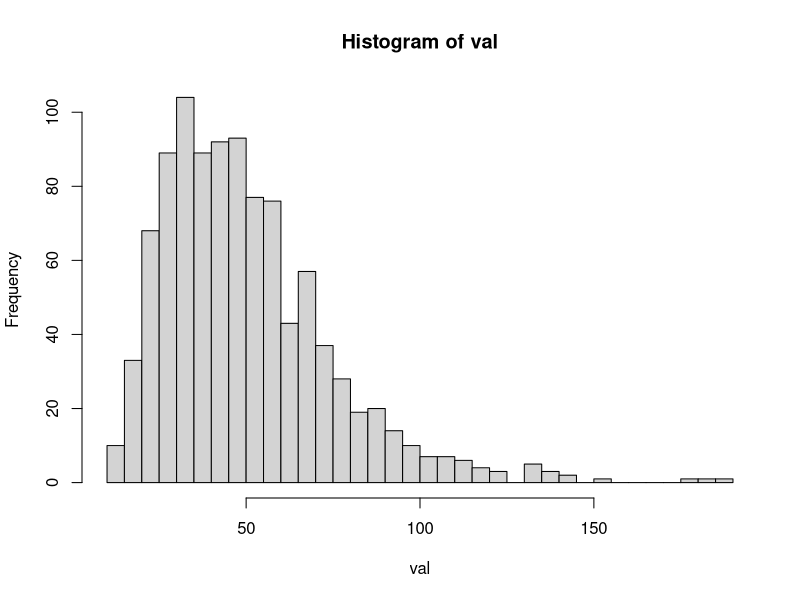
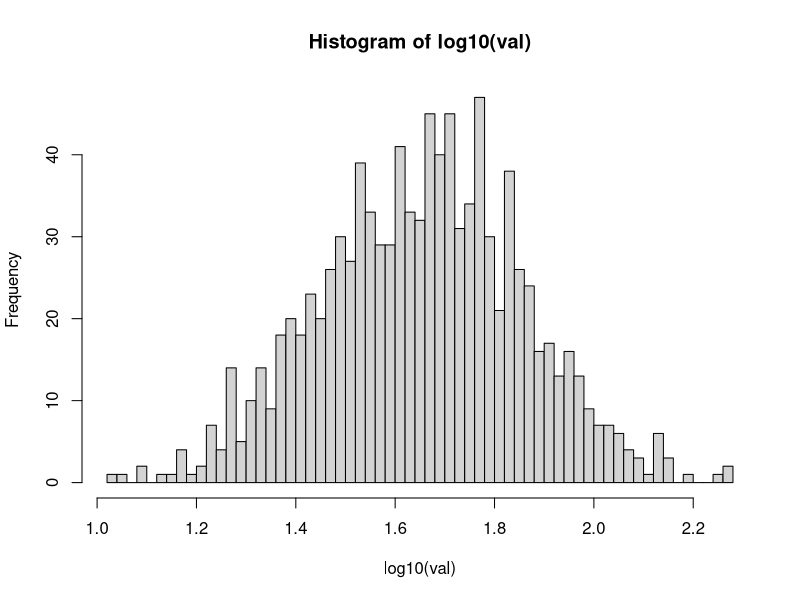
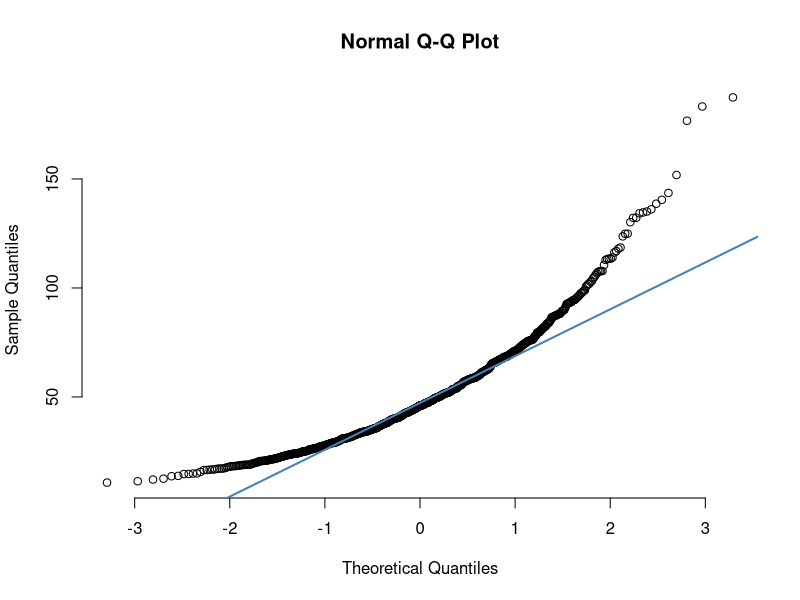
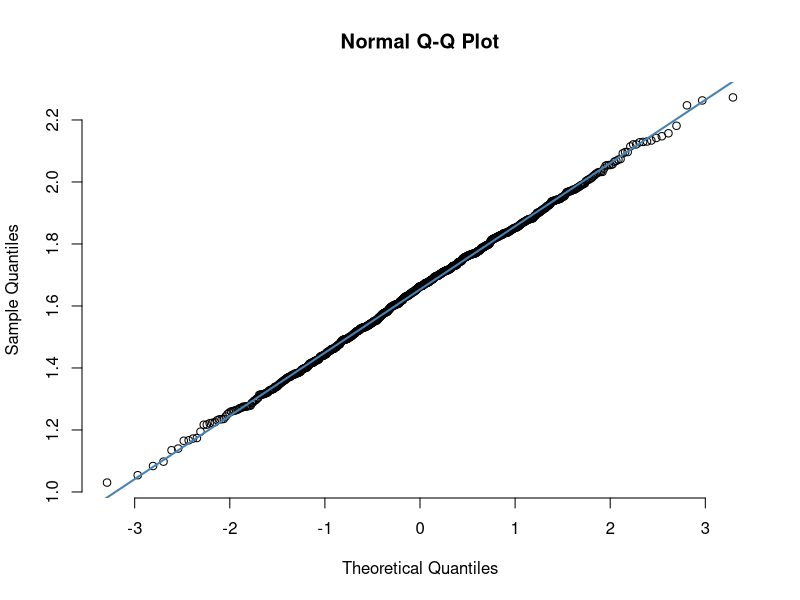
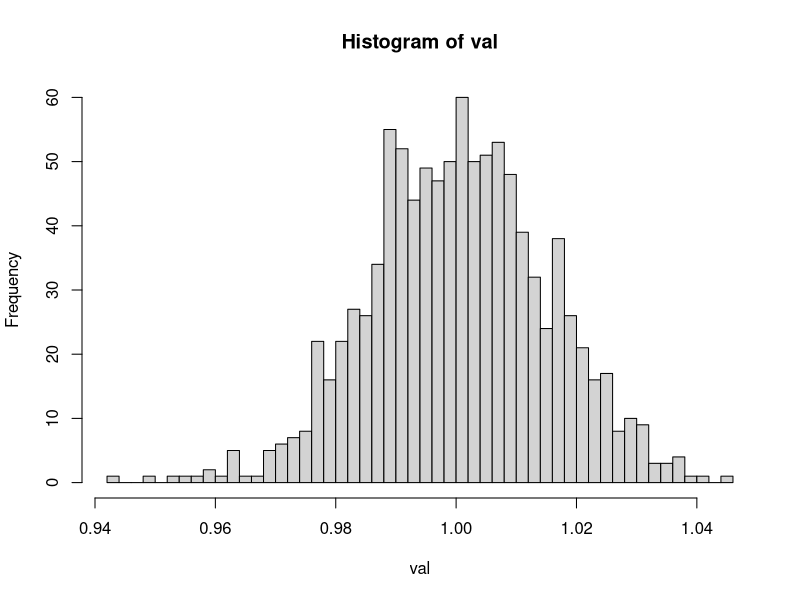
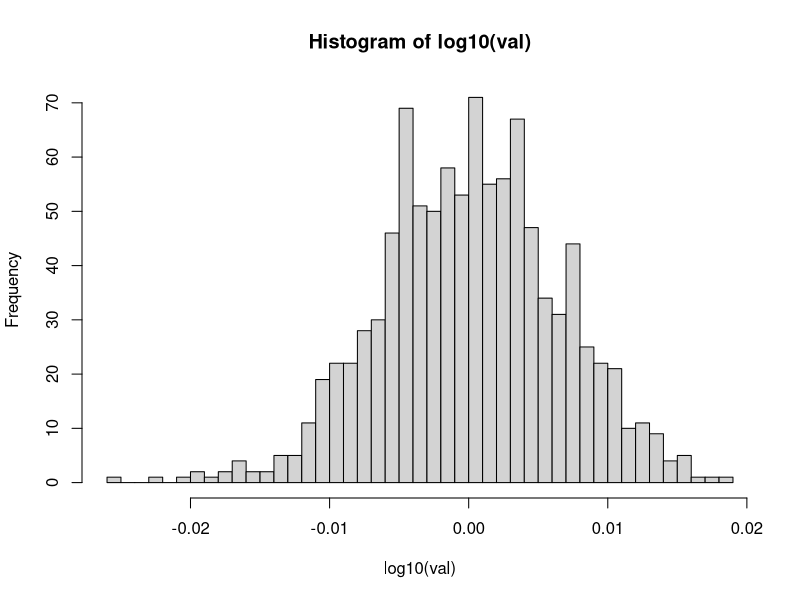
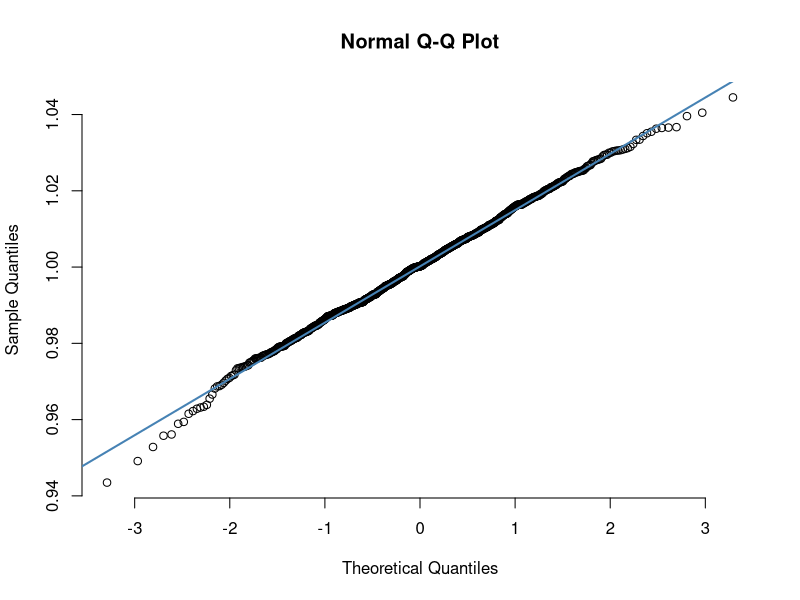
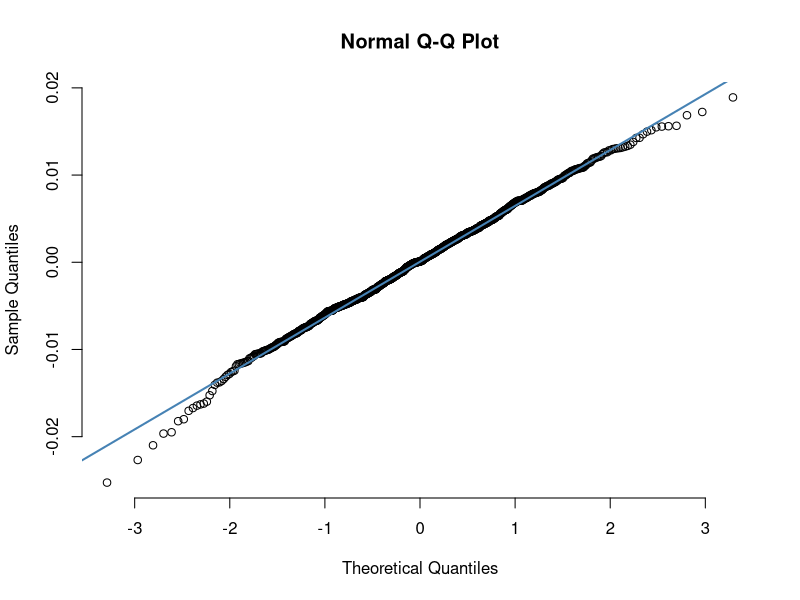

Generate these figures, in order, with R:
## ---- chunk 1
N <- 1000
tics <- 1000

val <- rep(50, N)
for(i in 1:tics){
  for(n in 1:N){
    k <- rnorm(1, 1, 0.01)
    d <- rnorm(1, 1, 0.01)
    delta <- val[n]*k - val[n]*d
    val[n] <- val[n] + delta
  }
}

head(val)
## ---- chunk 2
hist(val,breaks=50)
hist(log10(val),breaks=50)


## ---- chunk 3

qqnorm(val, pch = 1, frame = FALSE)
qqline(val, col = "steelblue", lwd = 2)


logval <- log10(val)
qqnorm(logval, pch = 1, frame = FALSE)
qqline(logval, col = "steelblue", lwd = 2)
## ---- chunk 4
N <- 1000
tics <- 1000

val <- rep(50, N)
for(i in 1:tics){
  for(n in 1:N){
    k <- rnorm(1, 1, 0.01)
    d <- rnorm(1, 1, 0.01)
    delta <- k - val[n]*d
    val[n] <- val[n] + delta
  }
}

head(val)
## ---- chunk 5
hist(val,breaks=50)
hist(log10(val),breaks=50)


## ---- chunk 6

qqnorm(val, pch = 1, frame = FALSE)
qqline(val, col = "steelblue", lwd = 2)


logval <- log10(val)
qqnorm(logval, pch = 1, frame = FALSE)
qqline(logval, col = "steelblue", lwd = 2)
## ---- chunk 7
qu <- log(rnorm(1000, 10, 1))
qqnorm(qu, pch = 1, frame = FALSE)
qqline(qu, col = "steelblue", lwd = 2)
